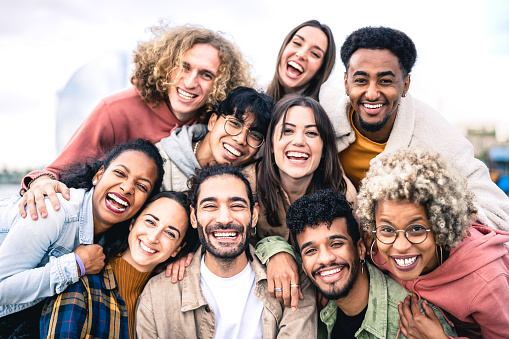
#> input picture Photos/Group3.jpg, 509 x 339 px
$ python face_detect.py
#> lines starting #> are read from the running program, lines starting #| are printed output that depends on the picture; after the words box and inside, x2 and y2 are one past the last pixel; in counts of white or black regions, pixels touching at a corner belong together
import cv2 as cv

img = cv.imread('Photos/Group3.jpg')
#> img is the input picture: shape (339, 509, 3); mean B, G, R 156.2, 161.2, 181.9

cv.imshow('Group', img)

gray = cv.cvtColor(img, cv.COLOR_BGR2GRAY)
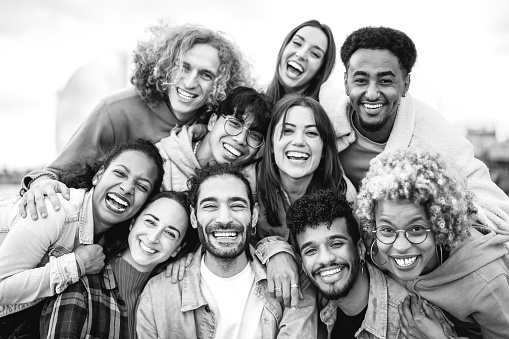
#> gray: shape (339, 509); min 0, max 255, mean 166.8
cv.imshow('Gray', gray)

haar_cascade = cv.CascadeClassifier('haar_face.xml')

faces_rect = haar_cascade.detectMultiScale(gray, scaleFactor=1.1, minNeighbors=1)
#> faces_rect = [[220, 124, 29, 29], [124, 222, 29, 29], [266, 107, 64, 64], [163, 48, 62, 62], [240, 233, 62, 62], [334, 48, 80, 80], [101, 153, 58, 58], [186, 175, 76, 76], [365, 202, 72, 72], [289, 220, 69, 69]]

print(f'Number Of Faces Found = {len(faces_rect)}')
#| Number Of Faces Found = 10

for(x,y,w,h) in faces_rect:
    cv.rectangle(img, (x,y), (x+w, y+h), (0,255,0), thickness=2)
#> this loop made 10 passes
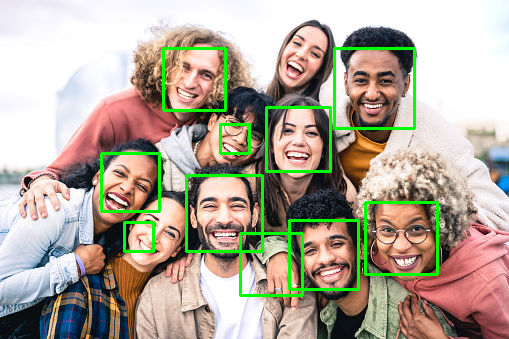
#> img: shape (339, 509, 3); 4.14% of pixels changed, all inside (x1, y1, x2, y2) = (100, 47, 439, 297)

cv.imshow('Detected Faces', img)

cv.waitKey()

$ run again, with Photos/Group.jpg copied over Photos/Group3.jpg
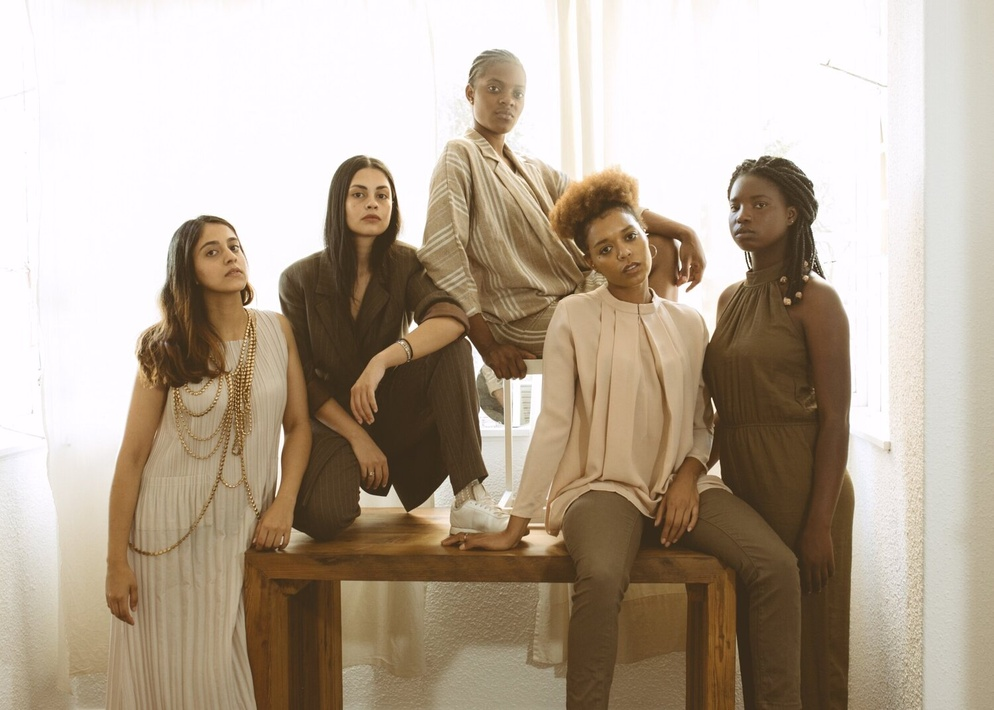
#> input picture Photos/Group.jpg, 994 x 710 px, shrunk from 1500 x 1072 before the run
#> img is the input picture: shape (710, 994, 3); mean B, G, R 150, 167.1, 181.5
#> `gray = cv.cvtColor(img, cv.COLOR_BGR2GRAY)`:
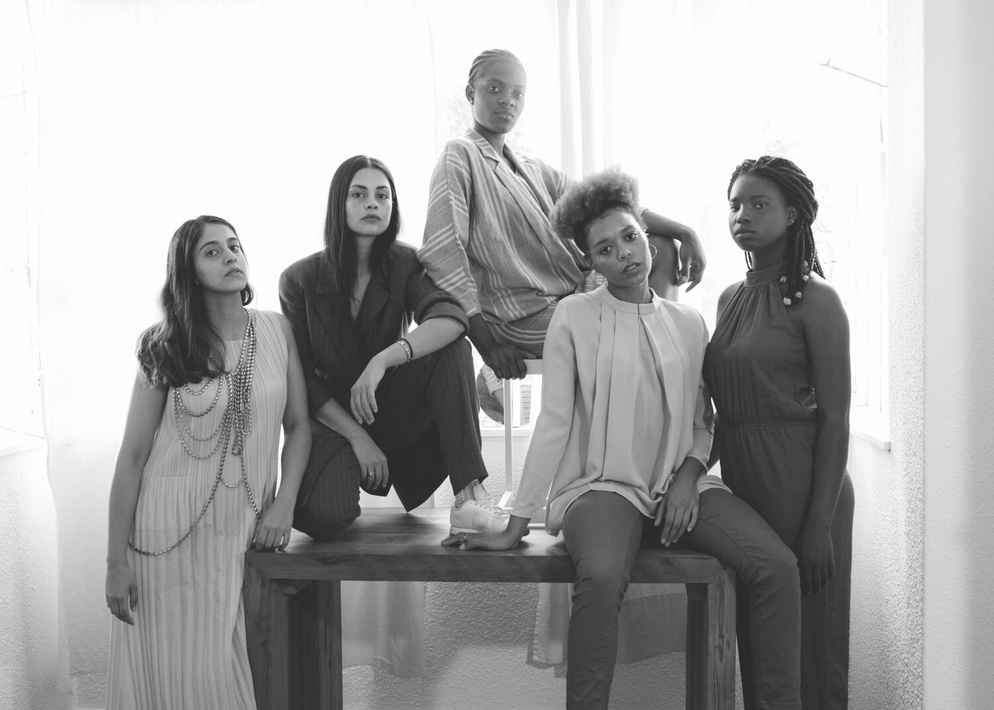
#> gray: shape (710, 994); min 29, max 255, mean 169.5
#> faces_rect = [[214, 474, 37, 37], [337, 168, 67, 67], [163, 389, 65, 65], [680, 566, 57, 57], [473, 65, 65, 65], [192, 224, 65, 65], [641, 212, 72, 72], [118, 515, 94, 94]]
#| Number Of Faces Found = 8
#> the loop `for(x,y,w,h) in faces_rect:` made 8 passes
#> after the loop `for(x,y,w,h) in faces_rect:`:
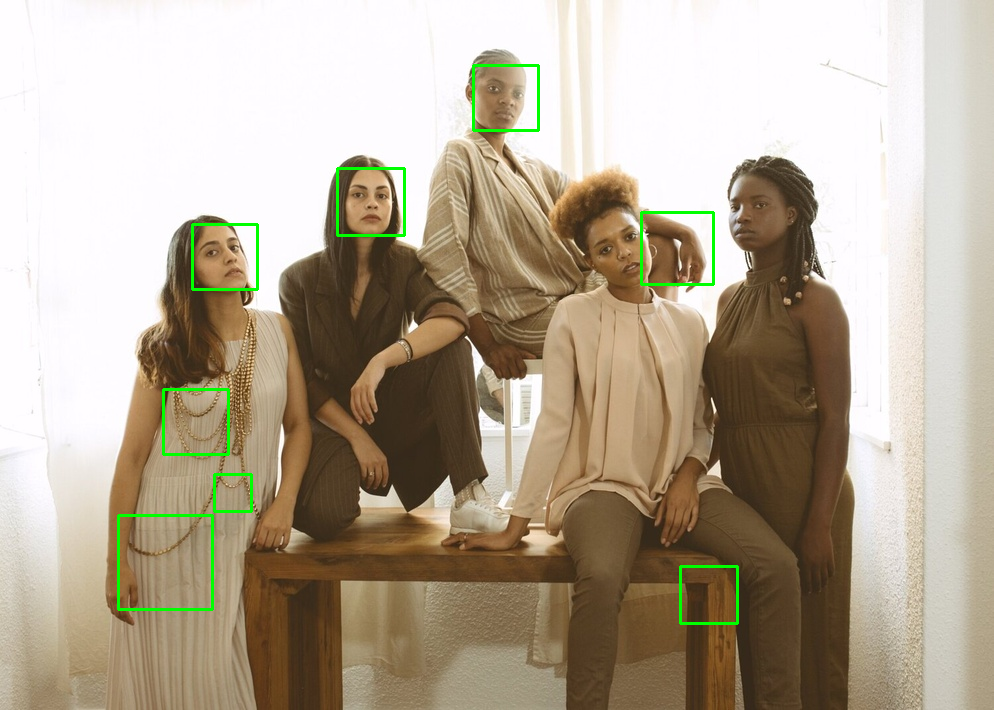
#> img: shape (710, 994, 3); 0.88% of pixels changed, all inside (x1, y1, x2, y2) = (117, 64, 739, 625)
